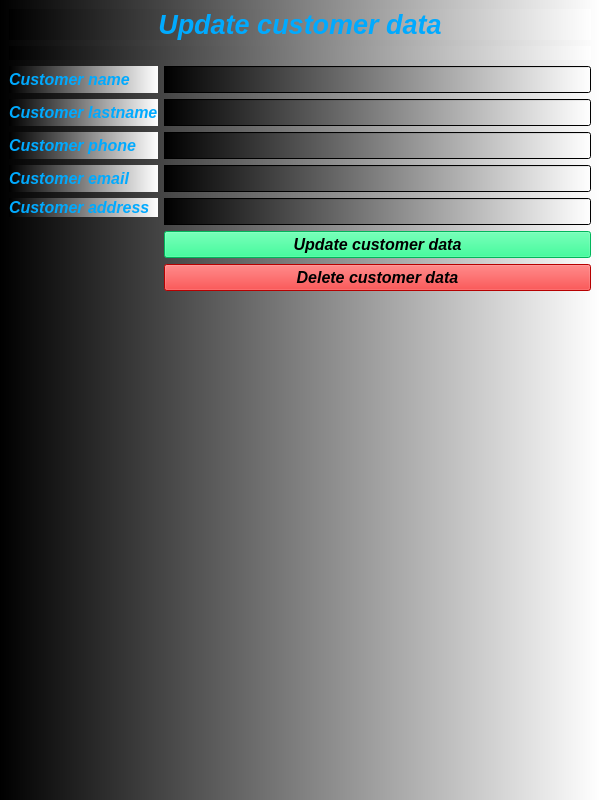
<?xml version="1.0" encoding="UTF-8"?>
<ui version="4.0">
 <class>ShowSingleCustumer</class>
 <widget class="QMainWindow" name="ShowSingleCustumer">
  <property name="geometry">
   <rect>
    <x>0</x>
    <y>0</y>
    <width>600</width>
    <height>800</height>
   </rect>
  </property>
  <property name="font">
   <font>
    <pointsize>30</pointsize>
    <italic>true</italic>
    <bold>true</bold>
   </font>
  </property>
  <property name="windowTitle">
   <string>Update Custumer Data</string>
  </property>
  <property name="toolTip">
   <string>Update Custumer Data</string>
  </property>
  <property name="styleSheet">
   <string notr="true">color: rgb(0, 170, 255);
background-color: qlineargradient(spread:pad, x1:0, y1:0, x2:1, y2:0, stop:0 rgba(0, 0, 0, 255), stop:1 rgba(255, 255, 255, 255));</string>
  </property>
  <widget class="QWidget" name="centralwidget">
   <layout class="QGridLayout" name="gridLayout_3">
    <item row="0" column="0">
     <layout class="QGridLayout" name="gridLayout">
      <item row="0" column="0">
       <widget class="QLabel" name="label">
        <property name="font">
         <font>
          <pointsize>20</pointsize>
          <italic>true</italic>
          <bold>true</bold>
         </font>
        </property>
        <property name="text">
         <string>Update customer data</string>
        </property>
        <property name="alignment">
         <set>Qt::AlignCenter</set>
        </property>
       </widget>
      </item>
      <item row="1" column="0">
       <widget class="QLabel" name="label_picture">
        <property name="text">
         <string/>
        </property>
       </widget>
      </item>
     </layout>
    </item>
    <item row="1" column="0">
     <layout class="QGridLayout" name="gridLayout_2">
      <item row="0" column="0">
       <widget class="QLabel" name="label_3">
        <property name="font">
         <font>
          <pointsize>12</pointsize>
          <italic>true</italic>
          <bold>true</bold>
         </font>
        </property>
        <property name="text">
         <string>Customer name</string>
        </property>
       </widget>
      </item>
      <item row="0" column="1">
       <widget class="QLineEdit" name="lineEdit_name">
        <property name="font">
         <font>
          <pointsize>12</pointsize>
          <italic>true</italic>
          <bold>true</bold>
         </font>
        </property>
       </widget>
      </item>
      <item row="1" column="0">
       <widget class="QLabel" name="label_4">
        <property name="font">
         <font>
          <pointsize>12</pointsize>
          <italic>true</italic>
          <bold>true</bold>
         </font>
        </property>
        <property name="text">
         <string>Customer lastname</string>
        </property>
       </widget>
      </item>
      <item row="1" column="1">
       <widget class="QLineEdit" name="lineEdit_lastname">
        <property name="font">
         <font>
          <pointsize>12</pointsize>
          <italic>true</italic>
          <bold>true</bold>
         </font>
        </property>
       </widget>
      </item>
      <item row="2" column="0">
       <widget class="QLabel" name="label_5">
        <property name="font">
         <font>
          <pointsize>12</pointsize>
          <italic>true</italic>
          <bold>true</bold>
         </font>
        </property>
        <property name="text">
         <string>Customer phone</string>
        </property>
       </widget>
      </item>
      <item row="2" column="1">
       <widget class="QLineEdit" name="lineEdit_phone">
        <property name="font">
         <font>
          <pointsize>12</pointsize>
          <italic>true</italic>
          <bold>true</bold>
         </font>
        </property>
       </widget>
      </item>
      <item row="3" column="0">
       <widget class="QLabel" name="label_6">
        <property name="font">
         <font>
          <pointsize>12</pointsize>
          <italic>true</italic>
          <bold>true</bold>
         </font>
        </property>
        <property name="text">
         <string>Customer email</string>
        </property>
       </widget>
      </item>
      <item row="3" column="1">
       <widget class="QLineEdit" name="lineEdit_email">
        <property name="font">
         <font>
          <pointsize>12</pointsize>
          <italic>true</italic>
          <bold>true</bold>
         </font>
        </property>
       </widget>
      </item>
      <item row="4" column="0">
       <widget class="QLabel" name="label_7">
        <property name="font">
         <font>
          <pointsize>12</pointsize>
          <italic>true</italic>
          <bold>true</bold>
         </font>
        </property>
        <property name="text">
         <string>Customer address</string>
        </property>
       </widget>
      </item>
      <item row="4" column="1" rowspan="2">
       <widget class="QLineEdit" name="lineEdit_address">
        <property name="font">
         <font>
          <pointsize>12</pointsize>
          <italic>true</italic>
          <bold>true</bold>
         </font>
        </property>
       </widget>
      </item>
      <item row="5" column="0" rowspan="2">
       <spacer name="verticalSpacer">
        <property name="orientation">
         <enum>Qt::Vertical</enum>
        </property>
        <property name="sizeHint" stdset="0">
         <size>
          <width>20</width>
          <height>40</height>
         </size>
        </property>
       </spacer>
      </item>
      <item row="6" column="1">
       <widget class="QPushButton" name="pushButton_updateData">
        <property name="font">
         <font>
          <pointsize>12</pointsize>
          <italic>true</italic>
          <bold>true</bold>
         </font>
        </property>
        <property name="styleSheet">
         <string notr="true">color: rgb(0, 0, 0);
background-color: rgb(0, 255, 127);</string>
        </property>
        <property name="text">
         <string>Update customer data</string>
        </property>
       </widget>
      </item>
      <item row="7" column="1">
       <widget class="QPushButton" name="pushButton_DeleteData">
        <property name="font">
         <font>
          <pointsize>12</pointsize>
          <italic>true</italic>
          <bold>true</bold>
         </font>
        </property>
        <property name="styleSheet">
         <string notr="true">color: rgb(0, 0, 0);
background-color: rgb(255, 0, 0);</string>
        </property>
        <property name="text">
         <string>Delete customer data</string>
        </property>
       </widget>
      </item>
      <item row="8" column="1">
       <spacer name="verticalSpacer_2">
        <property name="orientation">
         <enum>Qt::Vertical</enum>
        </property>
        <property name="sizeHint" stdset="0">
         <size>
          <width>20</width>
          <height>40</height>
         </size>
        </property>
       </spacer>
      </item>
     </layout>
    </item>
   </layout>
  </widget>
  <widget class="QMenuBar" name="menubar">
   <property name="geometry">
    <rect>
     <x>0</x>
     <y>0</y>
     <width>600</width>
     <height>26</height>
    </rect>
   </property>
  </widget>
 </widget>
 <resources/>
 <connections/>
</ui>
